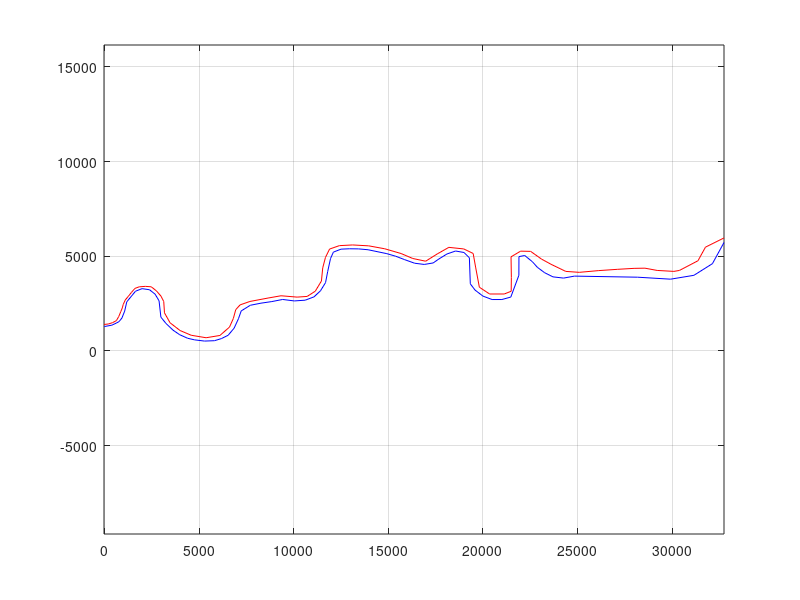

Write the MATLAB code that produced this figure.
clear all % clear all variables
close all % close all open graphs (if any)
% Tasks C


% read in the boundaries of the Thames
Thames = dlmread('Thames.txt',',',1,0);

% extract the North and South banks
NB = Thames(:,1:2);
SB = Thames(:,3:4);

% plot the banks
plot(NB(:,1),NB(:,2),'r');
axis equal % set ratio 1:1 for x and y axis
hold on
plot(SB(:,1),SB(:,2),'b');
grid on

% compute the area of the basin
NA = trapz(NB(:,1),NB(:,2)); % integral of North bank
SA = trapz(SB(:,1),SB(:,2)); % integral of Sorth bank
Area = (NA - SA) * 1.0e-6 % convert in Km^2

